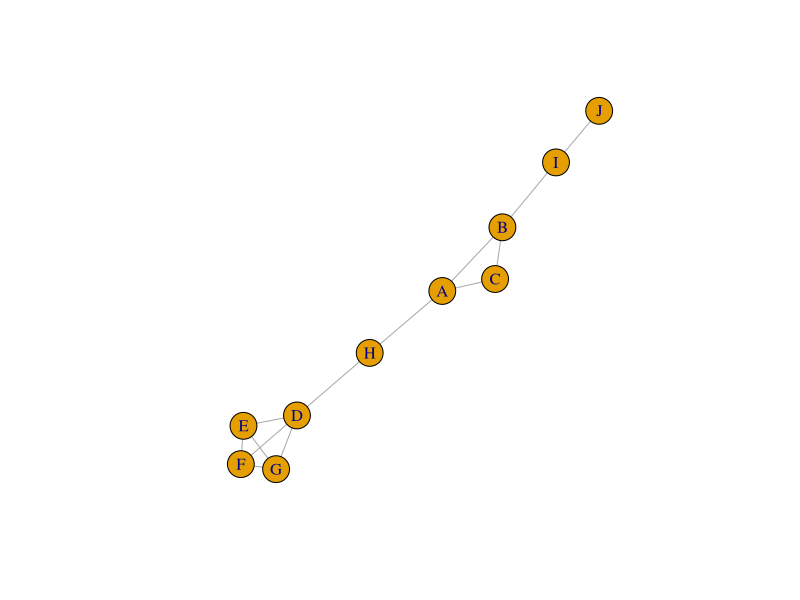
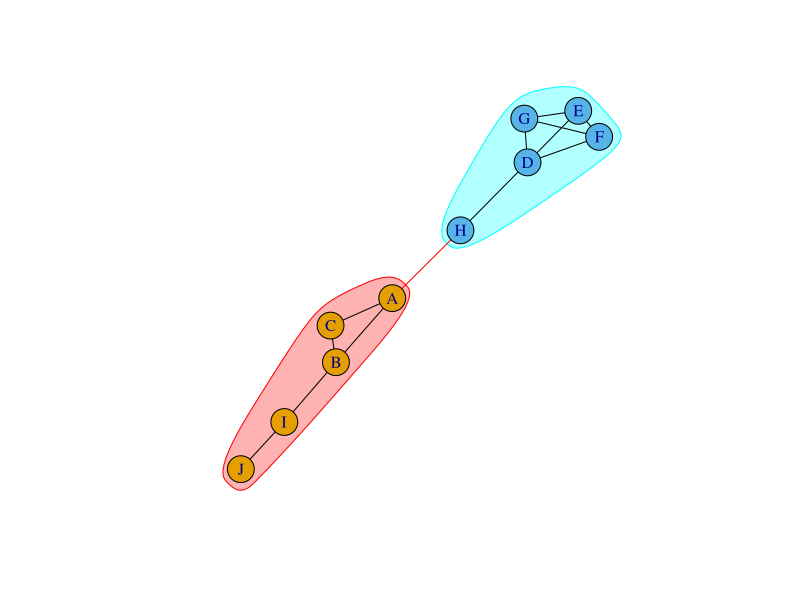
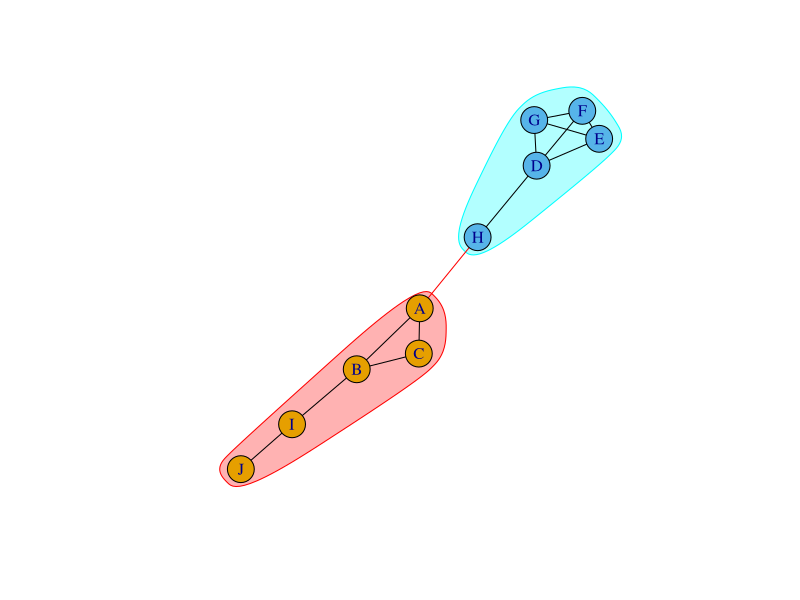
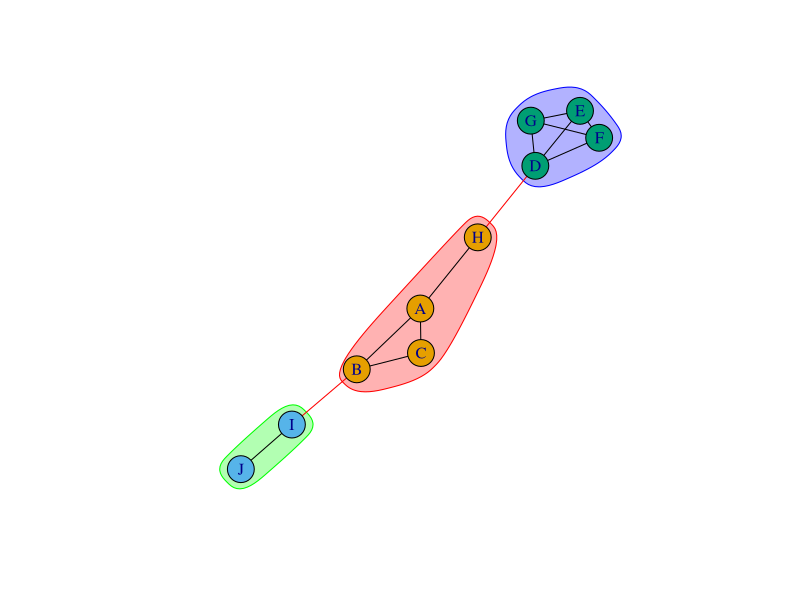
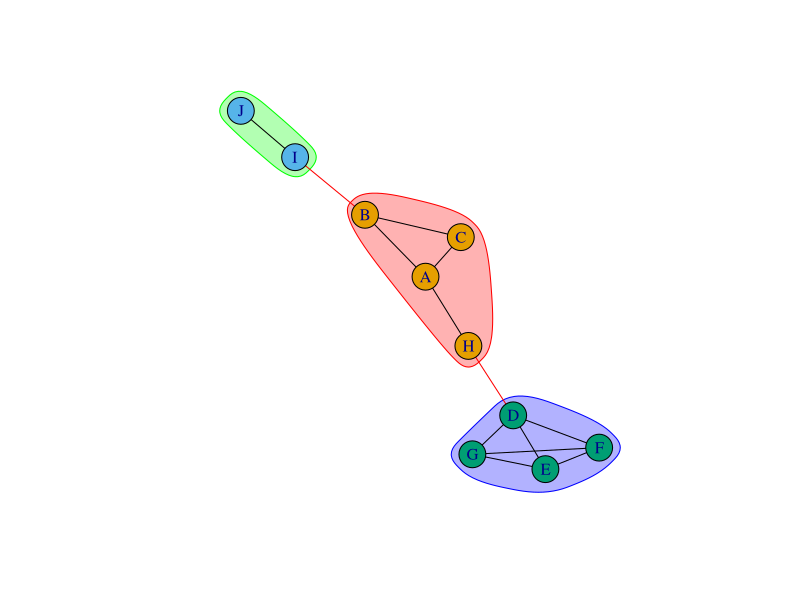
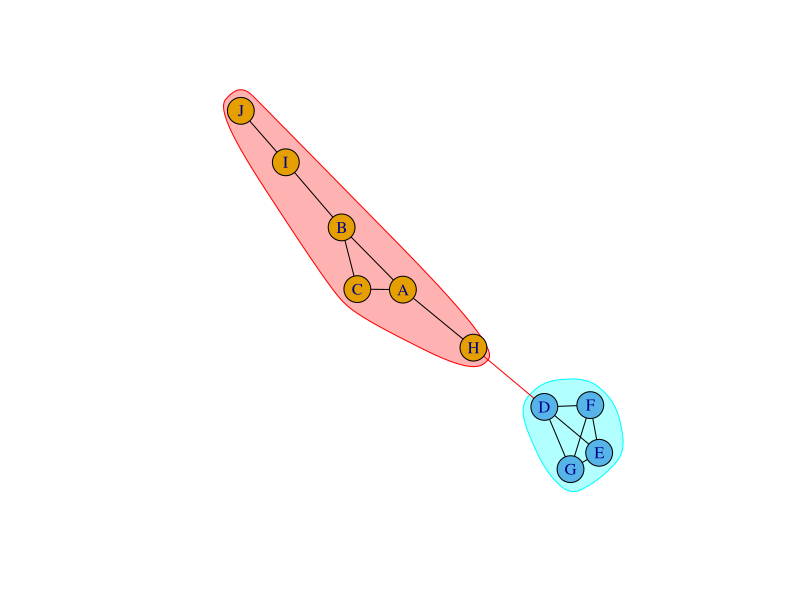
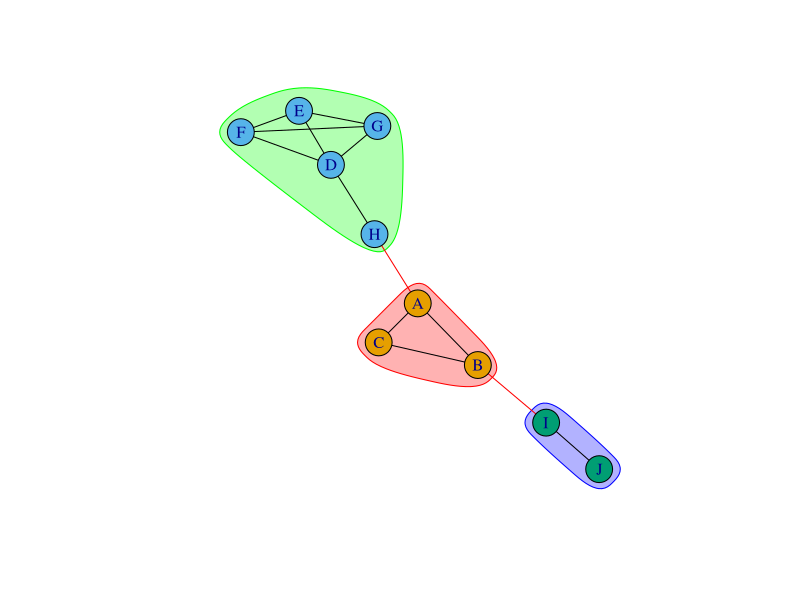
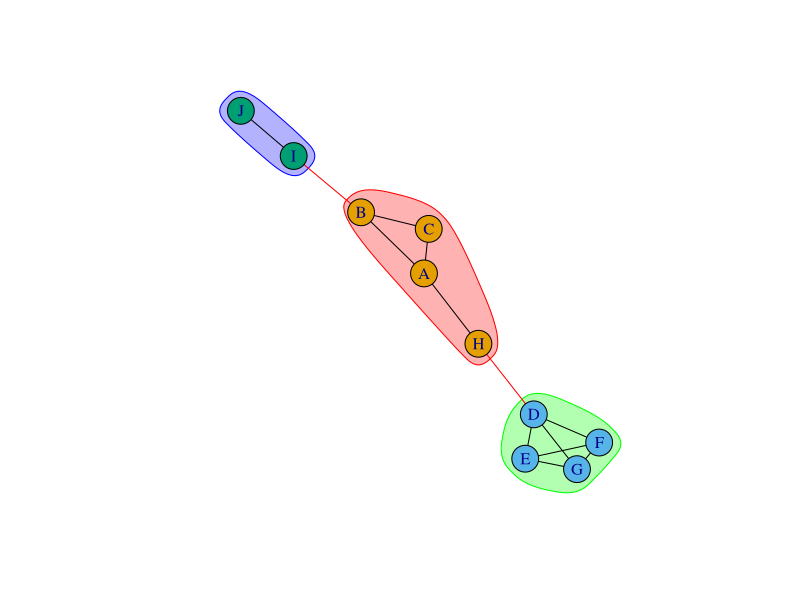

Reproduce these figures in R, in order.
## ---- chunk 1
library(igraph)
g <- make_graph(~A:B:C-A:B:C, D:E:F:G-D:E:F:G, A-H-D, B-I,I-J)
set.seed(1)
plot(g, layout=layout_with_fr)
## ---- chunk 2
cluster <- edge.betweenness.community(g) 
plot(cluster, g, layout=layout_with_fr)
## ---- chunk 3
# Clauset et al. 2004
cluster <- fastgreedy.community(g)
plot(cluster, g, layout=layout_with_fr)
# Pons & Latapy 2005
cluster <- walktrap.community(g)
plot(cluster, g, layout=layout_with_fr)
# Reichardt & Bornholdt 2006
cluster <- spinglass.community(g)
plot(cluster, g, layout=layout_with_fr)
# Newman 2006
cluster <- leading.eigenvector.community(g)
plot(cluster, g, layout=layout_with_fr)
# Raghavan et al. 2007
cluster <- label.propagation.community(g)
plot(cluster, g, layout=layout_with_fr)
# Blondel et al. 2008
cluster <- cluster_louvain(g)
plot(cluster, g, layout=layout_with_fr)
# Rosvall et al. 2009
cluster <- cluster_infomap(g)
plot(cluster, g, layout=layout_with_fr)
